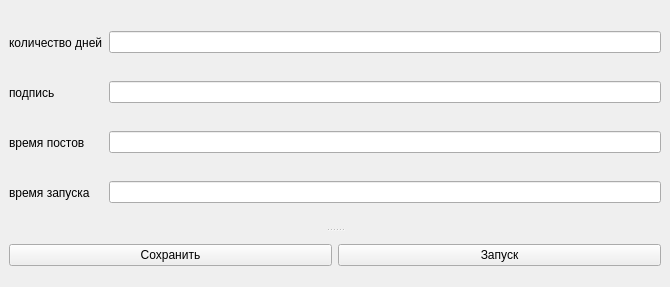
<?xml version="1.0" encoding="UTF-8"?>
<ui version="4.0">
 <class>MainWindow</class>
 <widget class="QMainWindow" name="MainWindow">
  <property name="geometry">
   <rect>
    <x>0</x>
    <y>0</y>
    <width>670</width>
    <height>287</height>
   </rect>
  </property>
  <property name="windowTitle">
   <string>Рingvî</string>
  </property>
  <widget class="QWidget" name="centralwidget">
   <layout class="QVBoxLayout" name="verticalLayout_3">
    <item>
     <widget class="QSplitter" name="splitter">
      <property name="orientation">
       <enum>Qt::Vertical</enum>
      </property>
      <widget class="QWidget" name="layoutWidget">
       <layout class="QHBoxLayout" name="horizontalLayout">
        <item>
         <layout class="QVBoxLayout" name="verticalLayout_2">
          <item>
           <widget class="QLabel" name="label">
            <property name="maximumSize">
             <size>
              <width>16777215</width>
              <height>20</height>
             </size>
            </property>
            <property name="text">
             <string>количество дней</string>
            </property>
           </widget>
          </item>
          <item>
           <widget class="QLabel" name="label_3">
            <property name="maximumSize">
             <size>
              <width>16777215</width>
              <height>20</height>
             </size>
            </property>
            <property name="text">
             <string>подпись</string>
            </property>
           </widget>
          </item>
          <item>
           <widget class="QLabel" name="label_4">
            <property name="maximumSize">
             <size>
              <width>16777215</width>
              <height>20</height>
             </size>
            </property>
            <property name="text">
             <string>время постов</string>
            </property>
           </widget>
          </item>
          <item>
           <widget class="QLabel" name="label_2">
            <property name="maximumSize">
             <size>
              <width>16777215</width>
              <height>20</height>
             </size>
            </property>
            <property name="text">
             <string>время запуска</string>
            </property>
           </widget>
          </item>
         </layout>
        </item>
        <item>
         <layout class="QVBoxLayout" name="verticalLayout">
          <item>
           <widget class="QLineEdit" name="count_days"/>
          </item>
          <item>
           <widget class="QLineEdit" name="caption"/>
          </item>
          <item>
           <widget class="QLineEdit" name="time"/>
          </item>
          <item>
           <widget class="QLineEdit" name="time_start"/>
          </item>
         </layout>
        </item>
       </layout>
      </widget>
      <widget class="QWidget" name="layoutWidget">
       <layout class="QHBoxLayout" name="horizontalLayout_2">
        <item>
         <widget class="QPushButton" name="save">
          <property name="text">
           <string>Сохранить</string>
          </property>
         </widget>
        </item>
        <item>
         <widget class="QPushButton" name="start">
          <property name="text">
           <string>Запуск</string>
          </property>
         </widget>
        </item>
       </layout>
      </widget>
     </widget>
    </item>
   </layout>
  </widget>
 </widget>
 <resources/>
 <connections/>
</ui>
